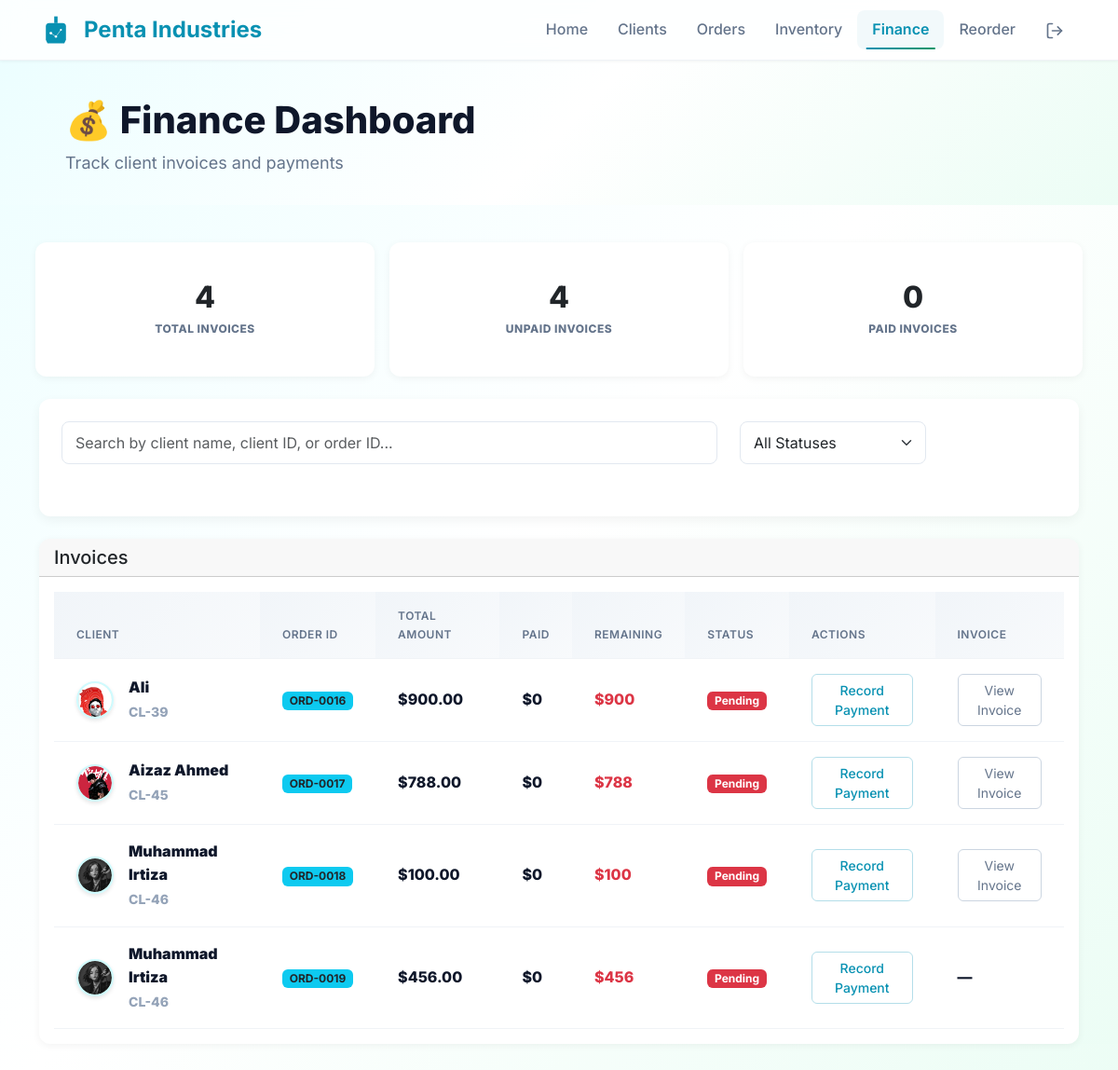
Page /finance/ (signed in) on the earlier database version.
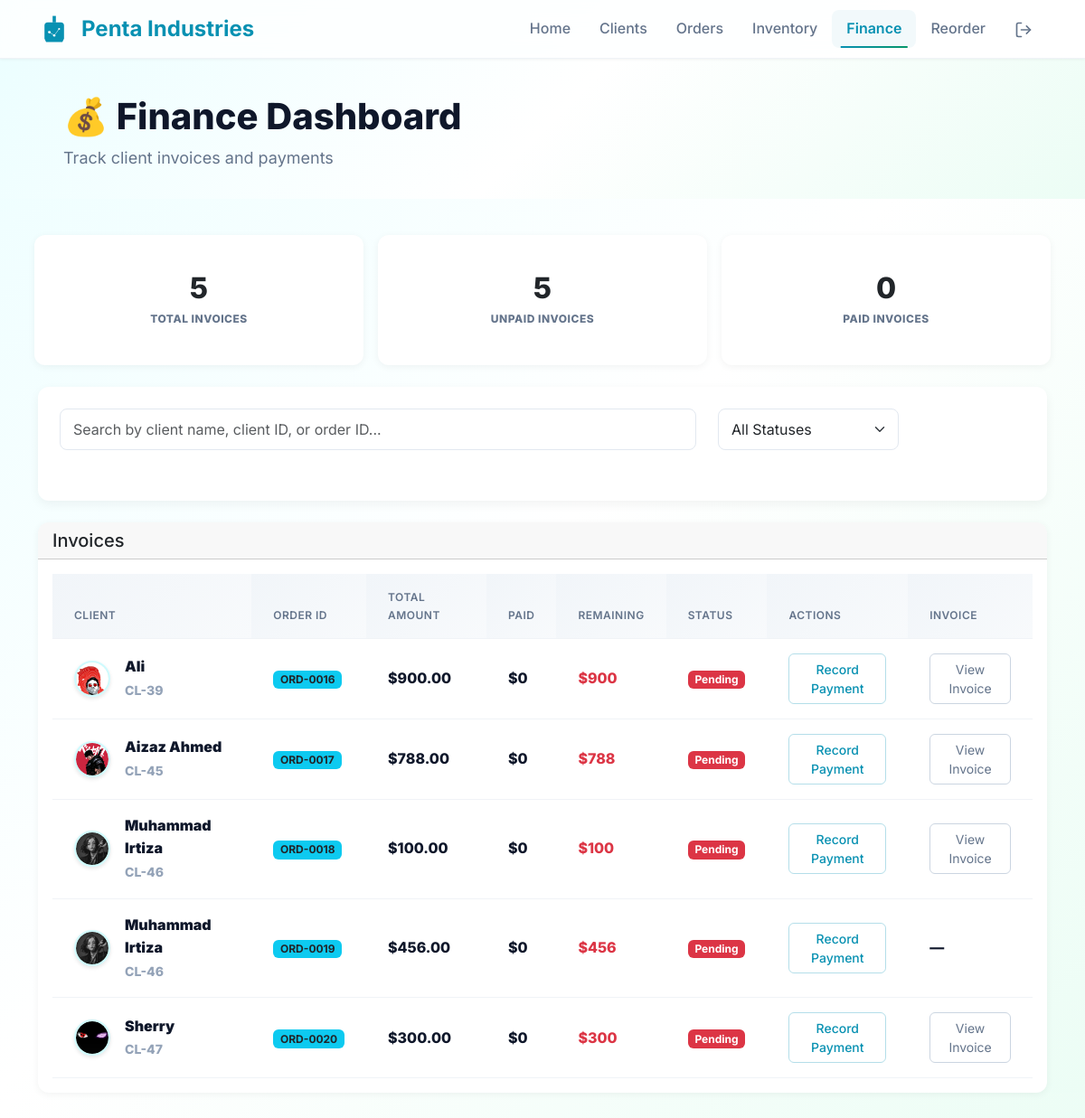
Same page on the later database version.
### core/models.py (models this page shows, shortened)
class Order(models.Model):
    STATUS_CHOICES = [
        ('sample_preparing', 'Sample Preparing'),
        ('production_starts', 'Production Starts'),
        ('quality_checking', 'Quality Checking'),
        ('ready_for_shipment', 'Ready for Shipment'),
        ('shipped', 'Shipped'),
        ('completed', 'Completed'),
    ]
    order_id = models.CharField(max_length=20, unique=True, blank=True)
    fabric_type = models.CharField(max_length=100, blank=True, null=True)
    quantity = models.PositiveIntegerField(blank=True, null=True)
    payment = models.DecimalField(max_digits=10,decimal_places=2, blank=True, null=True)
    client = models.ForeignKey(Client, on_delete=models.CASCADE, related_name='orders')
    status = models.CharField(max_length=50, choices=STATUS_CHOICES, default='sample_preparing')
    created_at = models.DateTimeField(auto_now_add=True)
    due_date = models.DateField(blank=True, null=True)
    paid_amount = models.DecimalField(max_digits=10, decimal_places=2, default=0)
    payment_method = models.CharField(
        max_length=20,
        choices=[
            ('cash', 'Cash'),
            ('bank_transfer', 'Bank Transfer'),
            ('credit_card', 'Credit Card'),
            ('upi', 'UPI'),
            ('other', 'Other')
        ],
        default='bank_transfer'
    )

class Client(models.Model):
    name = models.CharField(max_length=100)
    email = models.EmailField(null=True,blank=True)
    phone = models.CharField(max_length=15, blank=True)
    company = models.CharField(max_length=100, blank=True)
    is_active = models.BooleanField(default=True)
    avatar = models.ImageField(upload_to='avatars/' , blank=True , null=True)
    created_at = models.DateTimeField(auto_now_add=True)

### core/views.py (the view, shortened to what this page needs)
# urls.py: path('finance/', views.finance_dashboard, name='finance_dashboard'),
@login_required
def finance_dashboard(request):
    search_query = request.GET.get('q', '').strip()
    status_filter = request.GET.get('status', '').strip()
    client_invoices = Order.objects.select_related('client').prefetch_related('invoices').annotate(
        total_paid=Coalesce(Sum('invoices__amount'), 0, output_field=DecimalField()),
        db_remaining=F('payment') - Coalesce(Sum('invoices__amount'), 0, output_field=DecimalField())
    )
    if search_query:
        client_invoices = client_invoices.filter(
            Q(client__name__icontains=search_query) |
            Q(client__id__icontains=search_query) |
            Q(order_id__icontains=search_query)
        )
    total_invoices = client_invoices.count()
    paid_invoices = client_invoices.filter(db_remaining__lte=0).count()
    unpaid_invoices = total_invoices - paid_invoices
    context = {
    'client_invoices': client_invoices,
    'vendor_bills': [],
    'total_invoices': total_invoices,
    'paid_invoices': paid_invoices,
    'unpaid_invoices': unpaid_invoices,
}
    return render(request, 'finance.html', context)

### templates/finance.html (shortened to what this page needs)
{% load static %}
<!DOCTYPE html>
<html lang="en">
<head>
  <link href="https://cdn.jsdelivr.net/npm/bootstrap@5.3.2/dist/css/bootstrap.min.css" rel="stylesheet">
  <link href="{% static 'css/finance-dashboard.css' %}" rel="stylesheet">
</head>
<body>
<nav class="navbar navbar-expand-lg navbar-light bg-white border-bottom">
  <div class="container">
    <a class="navbar-brand d-flex align-items-center" href="/">
      <span class="fw-bold">Penta Industries</span>
    </a>
    <div class="navbar-nav ms-auto">
      <a class="nav-link {% if request.path == '/' %}active{% endif %}" href="/">Home</a>
      <a class="nav-link {% if request.path == '/client/' %}active{% endif %}" href="/client/">Clients</a>
      <a class="nav-link {% if request.path == '/order/' %}active{% endif %}" href="/order/">Orders</a>
      <a class="nav-link {% if request.path == '/inventory/' %}active{% endif %}" href="/inventory/">Inventory</a>
      <a class="nav-link {% if request.path == '/finance/' %}active{% endif %}" href="/finance/">Finance</a>
      <a class="nav-link {% if request.path == '/reorder/' %}active{% endif %}" href="/reorder/">Reorder</a>
      <a class="nav-link" href="{% url 'logout' %}" title="Logout">
</a>
    </div>
  </div>
</nav>
  <div class="header-section" style="height: 155px;">
    <div class="d-flex justify-content-between align-items-center mb-4">
      <div style="position: relative; left: 70px;">
        <h1 class="display-5" style="font-weight: 800; font-size: 40px;">💰 Finance Dashboard</h1>
        <p class="text-muted mb-0">Track client invoices and payments</p>
      </div>
    </div>
  </div>
  <div class="container mt-4 ">
    <div class="row g-3 mb-4">
      <div class="col-md-4">
        <div class="card stat-card border-top border-4 border-primary">
          <div class="card-body text-center">
            <h2 class="mb-0">{{ total_invoices }}</h2>
            <small class="text-muted">TOTAL INVOICES</small>
          </div>
        </div>
      </div>
      <div class="col-md-4">
        <div class="card stat-card border-top border-4 border-danger">
          <div class="card-body text-center">
            <h2 class="mb-0">{{ unpaid_invoices }}</h2>
            <small class="text-muted">UNPAID INVOICES</small>
          </div>
        </div>
      </div>
      <div class="col-md-4">
        <div class="card stat-card border-top border-4 border-success">
          <div class="card-body text-center">
            <h2 class="mb-0">{{ paid_invoices }}</h2>
            <small class="text-muted">PAID INVOICES</small>
          </div>
        </div>
      </div>
    </div>
  </div>
  <div class="container">
    <div class="search-filter-section">
      <div class="row">
        <div class="col-md-8 mb-3 mb-md-0">
          <div class="input-group">
            <input type="text" class="form-control" id="searchInput"
              placeholder="Search by client name, client ID, or order ID..." value="{{ request.GET.q }}">
          </div>
        </div>
        <div class="col-md-4">
          <select class="form-select" id="statusFilter" onchange="applyFilter()">
            <option value="">All Statuses</option>
          </select>
        </div>
      </div>
    </div>
  </div>
  <div class="container mb-5">
    <div class="card inventory-table-card">
      <div class="card-header d-flex justify-content-between align-items-center">
        <h5 class="mb-0">Invoices</h5>
      </div>
      <div class="card-body">
        <div class="table-responsive">
          <table class="table table-hover mb-0">
            <thead class="table-light">
              <tr>
                <th>Client</th>
                <th>Order ID</th>
                <th>Total Amount</th>
                <th>Paid</th>
                <th>Remaining</th>
                <th>Status</th>
                <th>Actions</th>
                <th>Invoice</th>
              </tr>
            </thead>
            <tbody>
              {% for order in client_invoices %}
              <tr>
                <td>
                  <div class="d-flex align-items-center">
                    <div class="client-avatar me-3">
                      {% if order.client.avatar %}
                      <img src="{{ order.client.avatar.url }}" alt="{{ order.client.name }}" class="avatar-img"
                        width="36" height="36">
                      {% else %}
                      <span style="background-color: {{ order.client.get_avatar_color }};">
                        {{ order.client.get_initials }}
                      </span>
                      {% endif %}
                    </div>
                    <div>
                      <div><strong>{{ order.client.name }}</strong></div>
                      <small class="text-muted">CL-{{ order.client.id }}</small>
                    </div>
                  </div>
                </td>
                <td><span class="badge bg-info text-dark">{{ order.order_id }}</span></td>
                <td>${{ order.payment }}</td>
                <td>${{ order.total_paid }}</td>
                <td>
                  {% if order.db_remaining > 0 %}
                  <span class="text-danger">${{ order.db_remaining }}</span>
                  {% else %}
                  <span class="text-success">$0</span>
                  {% endif %}
                </td>
                <td>
                  {% if order.db_remaining <= 0 %} <span class="badge bg-success">Paid</span>
                    {% elif order.total_paid > 0 %}
                    <span class="badge bg-warning text-dark">Partial</span>
                    {% else %}
                    <span class="badge bg-danger">Pending</span>
                    {% endif %}
                </td>
                <td>
                  <button type="button" class="btn btn-sm btn-outline-primary" data-bs-toggle="modal"
                    data-bs-target="#paymentModal" data-order-id="{{ order.id }}"
                    data-order-ref="ORD-{{ order.order_id }}" data-current-paid="{{ order.total_paid|floatformat:2 }}"
                    data-total="{{ order.payment }}">
                    Record Payment
                  </button>
                </td>
                <td>
                  {% if order.invoices.exists %}
                  <a href="{% url 'view_invoice' order.invoices.first.id %}" class="btn btn-sm btn-outline-secondary"
                    target="_blank">
                    View Invoice
                  </a>
                  {% else %}
                  —
                  {% endif %}
                </td>
              </tr>
              {% empty %}
              <tr>
                <td colspan="9" class="text-center py-4">
                  <h4 class="text-muted">No invoices yet.</h4>
                </td>
              </tr>
              {% endfor %}
            </tbody>
          </table>
        </div>
      </div>
    </div>
  </div>
</body>
</html>

### templates/finance.html (style rules this page uses)
.client-avatar { width: 36px; height: 36px; border-radius: 50%; overflow: hidden; display: flex; align-items: center; justify-content: center; flex-shrink: 0; box-shadow: 0 2px 4px rgba(0, 0, 0, 0.1); }
.client-avatar img { width: 100%; height: 100%; object-fit: cover; border-radius: 50%; }
.search-filter-section { background: #fff; border-radius: 12px; padding: 1.5rem; box-shadow: 0 4px 12px rgba(0, 0, 0, 0.05); margin-bottom: 1.5rem; }
.stat-card { border-top-width: 4px !important; border-top-style: solid !important; }
.card-body { font-weight: 800 !important; }
.card-body h2 { font-weight: 800 !important; }
.card-body .text-muted { font-weight: 800 !important; }

Differences in the rows shown:
added Order: client.avatar (picture), client.name "Sherry", client.id "47", order_id "ORD-0020", payment "300.00", total_paid "0", db_remaining "300", shows "Pending", shows "View Invoice"
Other differences:
{{ total_invoices }}: "4" → "5"
{{ unpaid_invoices }}: "4" → "5"
